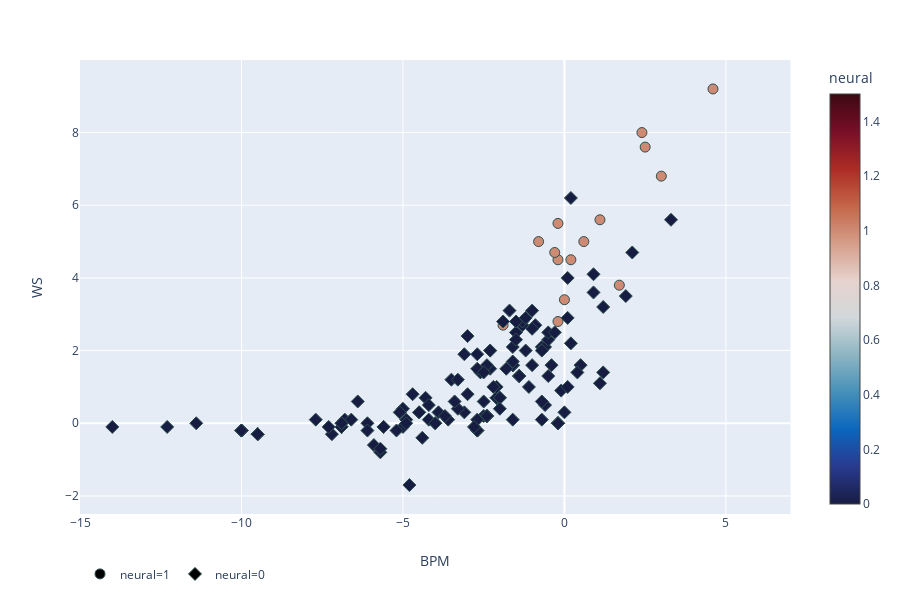

Here is the notebook cell this chart was saved with:
### Code cell
fig = px.scatter(test_master_w_predictions, x='BPM', y='WS',
            color='neural', hover_name='Player_name', hover_data=['USG%', 'PER', 'MP', 'VORP', 'Age'], 
            color_continuous_scale='balance',
            symbol='neural')
fig.update_traces(marker=dict(size=10,
                              line=dict(width=1,
                                        color='DarkSlateGrey')),
                  selector=dict(mode='markers'))
fig.update_xaxes(range=[-15, 7])
fig.update_layout(legend_orientation="h")
fig.show()
# plotly.offline.plot(fig, filename='html_files/ws_vorp.html')

### Figure 1 — Plotly figure (JSON) as saved in the notebook; plotly's stock layout.template omitted (floating-point values rounded to 4 significant figures; data arrays with more than 128 entries replaced by an {"elided": "..."} marker saying what was removed)
{"data": [{"customdata": [[15.8, 17.9, 1913, 2.4, 21], [15.9, 18.5, 2096, 2.4, 20], [24.5, 18.1, 2546, 2, 21], [25.1, 17.1, 1682, 0, 21], [31.6, 17.2, 2598, 1.7, 22], [22.1, 15.1, 2455, 0.8, 20], [21.4, 13.6, 2152, 1, 21], [24.3, 16.1, 2024, 0.9, 25], [22.8, 16.1, 2565, 1.2, 20], [22.1, 17.5, 1810, 0.8, 21], [22.3, 20, 2732, 4.6, 21], [20.3, 19, 1324, 0.7, 22], [18.6, 18.6, 1193, 1.1, 23], [24.3, 17.4, 2164, 1.2, 21], [19.5, 18.5, 2541, 2.8, 20]], "hoverlabel": {"namelength": 0}, "hovertemplate": "<b>%{hovertext}</b><br><br>neural=%{marker.color}<br>BPM=%{x}<br>WS=%{y}<br>USG%=%{customdata[0]}<br>PER=%{customdata[1]}<br>MP=%{customdata[2]}<br>VORP=%{customdata[3]}<br>Age=%{customdata[4]}", "hovertext": ["Bam Adebayo", "Jarrett Allen", "De'Aaron Fox", "Lauri Markkanen", "Donovan Mitchell", "Jayson Tatum", "Jaylen Brown", "Buddy Hield", "Jamal Murray", "Domantas Sabonis", "Ben Simmons", "Willy Hernangomez", "Richaun Holmes", "Kristaps Porzingis", "Myles Turner"], "legendgroup": "neural=1", "marker": {"color": [1, 1, 1, 1, 1, 1, 1, 1, 1, 1, 1, 1, 1, 1, 1], "coloraxis": "coloraxis", "line": {"color": "DarkSlateGrey", "width": 1}, "size": 10, "symbol": "circle"}, "mode": "markers", "name": "neural=1", "showlegend": true, "type": "scatter", "x": [3, 2.5, 1.1, -1.9, 0.6, -0.8, -0.2, -0.2, -0.2, -0.3, 4.6, 0, 1.7, 0.2, 2.4], "xaxis": "x", "y": [6.8, 7.6, 5.6, 2.7, 5, 5, 4.5, 2.8, 5.5, 4.7, 9.2, 3.4, 3.8, 4.5, 8], "yaxis": "y"}, {"customdata": {"elided": "149x5 float values"}, "hoverlabel": {"namelength": 0}, "hovertemplate": "<b>%{hovertext}</b><br><br>neural=%{marker.color}<br>BPM=%{x}<br>WS=%{y}<br>USG%=%{customdata[0]}<br>PER=%{customdata[1]}<br>MP=%{customdata[2]}<br>VORP=%{customdata[3]}<br>Age=%{customdata[4]}", "hovertext": {"elided": "149 str values"}, "legendgroup": "neural=0", "marker": {"color": {"elided": "149 int values"}, "coloraxis": "coloraxis", "line": {"color": "DarkSlateGrey", "width": 1}, "size": 10, "symbol": "diamond"}, "mode": "markers", "name": "neural=0", "showlegend": true, "type": "scatter", "x": {"elided": "149 float values"}, "xaxis": "x", "y": {"elided": "149 float values"}, "yaxis": "y"}], "layout": {"coloraxis": {"colorbar": {"title": {"text": "neural"}}, "colorscale": [[0, "rgb(23, 28, 66)"], [0.09091, "rgb(41, 58, 143)"], [0.1818, "rgb(11, 102, 189)"], [0.2727, "rgb(69, 144, 185)"], [0.3636, "rgb(142, 181, 194)"], [0.4545, "rgb(210, 216, 219)"], [0.5455, "rgb(230, 210, 204)"], [0.6364, "rgb(213, 157, 137)"], [0.7273, "rgb(196, 101, 72)"], [0.8182, "rgb(172, 43, 36)"], [0.9091, "rgb(120, 14, 40)"], [1, "rgb(60, 9, 17)"]]}, "height": 600, "legend": {"orientation": "h", "tracegroupgap": 0}, "margin": {"t": 60}, "xaxis": {"anchor": "y", "domain": [0, 0.98], "range": [-15, 7], "title": {"text": "BPM"}}, "yaxis": {"anchor": "x", "domain": [0, 1], "title": {"text": "WS"}}}}
